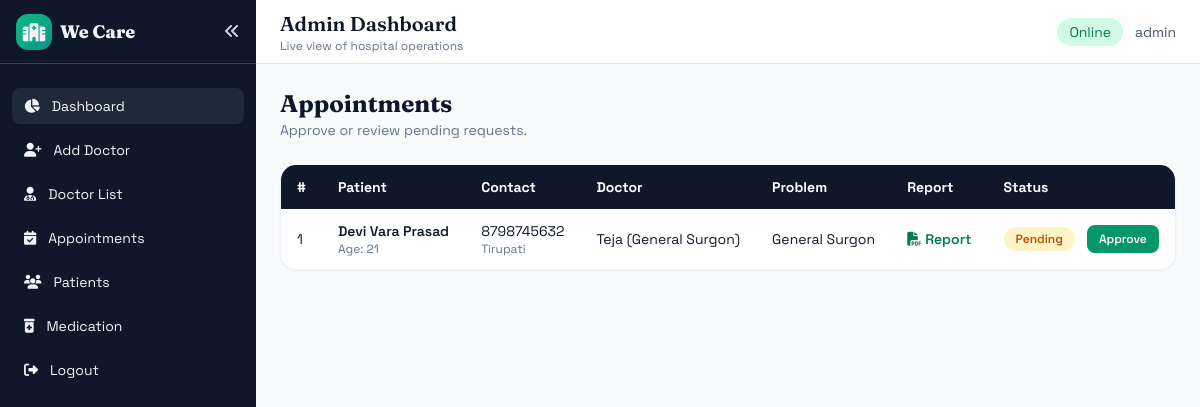
The app's page /View_Appointments/, older data.
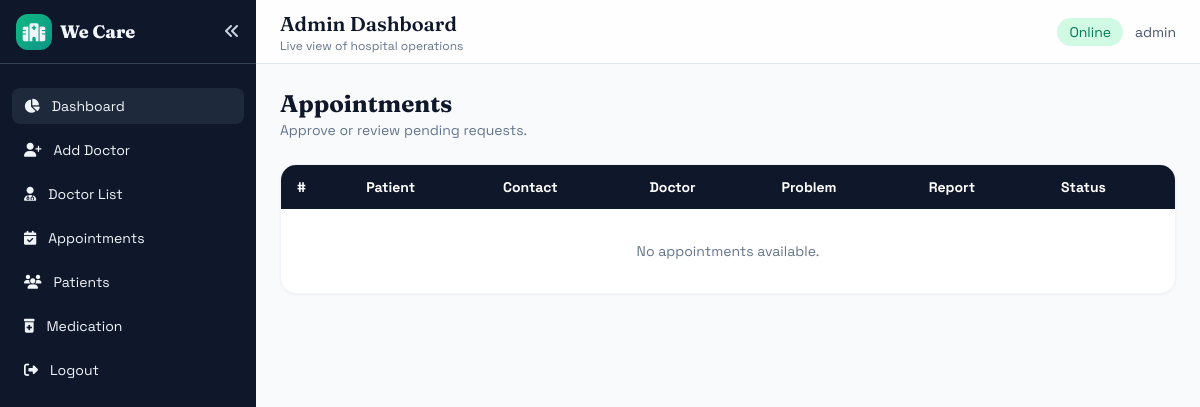
The same page, newer data.
### Patient/models.py (models this page shows, shortened)
class Book_Appointment(models.Model):
    name = models.CharField(max_length=100)
    phone = models.CharField(max_length=10)
    age = models.IntegerField()
    address = models.CharField(max_length=100)
    doctor_name  = models.CharField(max_length=100)
    problem = models.CharField(max_length=100)
    upload_report = models.FileField(upload_to='reports/', validators=[FileExtensionValidator(allowed_extensions=['pdf'])])
    medication = models.CharField(max_length=100)
    status = models.CharField(max_length=100)

### Admin/views.py (the view)
# urls.py: path('View_Appointments/',views.View_Appointmets , name="View_Appointments"),
def View_Appointmets(request):
    appointment = Book_Appointment.objects.filter(status='Pending')
    return render(request,'Admin/View_Appointments.html' , {'appointment':appointment})

### Template/Admin/View_Appointments.html (shortened to what this page needs)
{% extends 'Admin/AdminHome.html' %}
{% block contents %}
<div class="space-y-6">
    <div class="flex items-center justify-between">
        <div>
            <h2 class="text-2xl font-bold display">Appointments</h2>
            <p class="text-sm text-slate-500">Approve or review pending requests.</p>
        </div>
    </div>
    <div class="bg-white rounded-2xl shadow-sm border border-slate-100 overflow-hidden">
        <table class="w-full text-sm">
            <thead class="bg-slate-900 text-white">
                <tr>
                    <th class="text-left px-4 py-3">#</th>
                    <th class="text-left px-4 py-3">Patient</th>
                    <th class="text-left px-4 py-3">Contact</th>
                    <th class="text-left px-4 py-3">Doctor</th>
                    <th class="text-left px-4 py-3">Problem</th>
                    <th class="text-left px-4 py-3">Report</th>
                    <th class="text-left px-4 py-3">Status</th>
                </tr>
            </thead>
            <tbody class="divide-y divide-slate-100">
                {% for data in appointment %}
                <tr class="hover:bg-slate-50" x-data="{ status: '{{ data.status }}', loading: false }">
                    <td class="px-4 py-3">{{ forloop.counter }}</td>
                    <td class="px-4 py-3">
                        <div class="font-semibold">{{ data.name }}</div>
                        <div class="text-xs text-slate-500">Age: {{ data.age }}</div>
                    </td>
                    <td class="px-4 py-3">
                        <div>{{ data.phone }}</div>
                        <div class="text-xs text-slate-500">{{ data.address }}</div>
                    </td>
                    <td class="px-4 py-3">{{ data.doctor_name }}</td>
                    <td class="px-4 py-3">{{ data.problem }}</td>
                    <td class="px-4 py-3">
                        <a href="{{ data.upload_report.url }}" target="_blank" class="text-emerald-700 font-semibold">
                            <i class="fas fa-file-pdf mr-1"></i>Report
                        </a>
                    </td>
                    <td class="px-4 py-3">
                        <div class="flex items-center gap-3">
                            <span class="px-3 py-1 rounded-full text-xs font-semibold"
                                        :class="status === 'Approved' ? 'bg-emerald-100 text-emerald-700' : 'bg-amber-100 text-amber-700'"
                                        x-text="status"></span>
                            <button
                                x-show="status !== 'Approved'"
                                @click="loading = true; fetch('{% url 'api_approve_appointment' data.id %}', { method: 'POST' }).then(r => r.json()).then(res => { if (res.ok) status = 'Approved'; }).finally(() => loading = false);"
                                class="px-3 py-1.5 rounded-lg bg-emerald-600 text-white text-xs font-semibold hover:bg-emerald-700">
                                <span x-show="!loading">Approve</span>
                            </button>
                        </div>
                    </td>
                </tr>
                {% empty %}
                <tr>
                    <td colspan="7" class="px-4 py-8 text-center text-slate-500">No appointments available.</td>
                </tr>
                {% endfor %}
            </tbody>
        </table>
    </div>
</div>
{% endblock %}

Row changes from the older to the newer data that the page shows:
no longer on this page (row edited): Book_Appointment: name "Devi Vara Prasad", age "21", phone "8798745632", address "Tirupati", doctor_name "Teja (General Surgon)", problem "General Surgon"
Text that changed along with them:
text now shown: "No appointments available."
